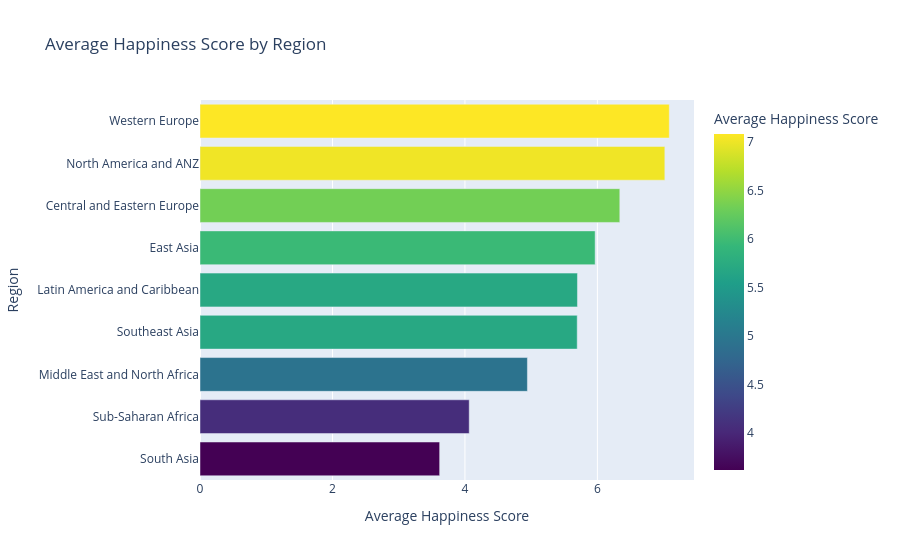

The notebook cell saved with this chart:
### Code cell
plt = px.bar(region_avg, x='Happiness_Score', y='Region', orientation='h',
             title='Average Happiness Score by Region',
                labels={'Happiness_Score':'Average Happiness Score', 'Region':'Region'},
                color='Happiness_Score', color_continuous_scale='Viridis')
plt.show()

### Figure 1 — Plotly figure (JSON) as saved in the notebook; plotly's stock layout.template omitted (floating-point values rounded to 4 significant figures)
{"data": [{"hovertemplate": "Average Happiness Score=%{marker.color}<br>Region=%{y}<extra></extra>", "legendgroup": "", "marker": {"color": [3.618, 4.065, 4.943, 5.695, 5.699, 5.966, 6.338, 7.018, 7.086], "coloraxis": "coloraxis", "pattern": {"shape": ""}}, "name": "", "orientation": "h", "showlegend": false, "textposition": "auto", "type": "bar", "x": [3.618, 4.065, 4.943, 5.695, 5.699, 5.966, 6.338, 7.018, 7.086], "xaxis": "x", "y": ["South Asia", "Sub-Saharan Africa", "Middle East and North Africa", "Southeast Asia", "Latin America and Caribbean", "East Asia", "Central and Eastern Europe", "North America and ANZ", "Western Europe"], "yaxis": "y"}], "layout": {"barmode": "relative", "coloraxis": {"autocolorscale": false, "colorbar": {"title": {"text": "Average Happiness Score"}}, "colorscale": [[0, "#440154"], [0.1111, "#482878"], [0.2222, "#3e4989"], [0.3333, "#31688e"], [0.4444, "#26828e"], [0.5556, "#1f9e89"], [0.6667, "#35b779"], [0.7778, "#6ece58"], [0.8889, "#b5de2b"], [1, "#fde725"]]}, "legend": {"tracegroupgap": 0}, "title": {"text": "Average Happiness Score by Region"}, "xaxis": {"anchor": "y", "domain": [0, 1], "title": {"text": "Average Happiness Score"}}, "yaxis": {"anchor": "x", "domain": [0, 1], "title": {"text": "Region"}}}}
